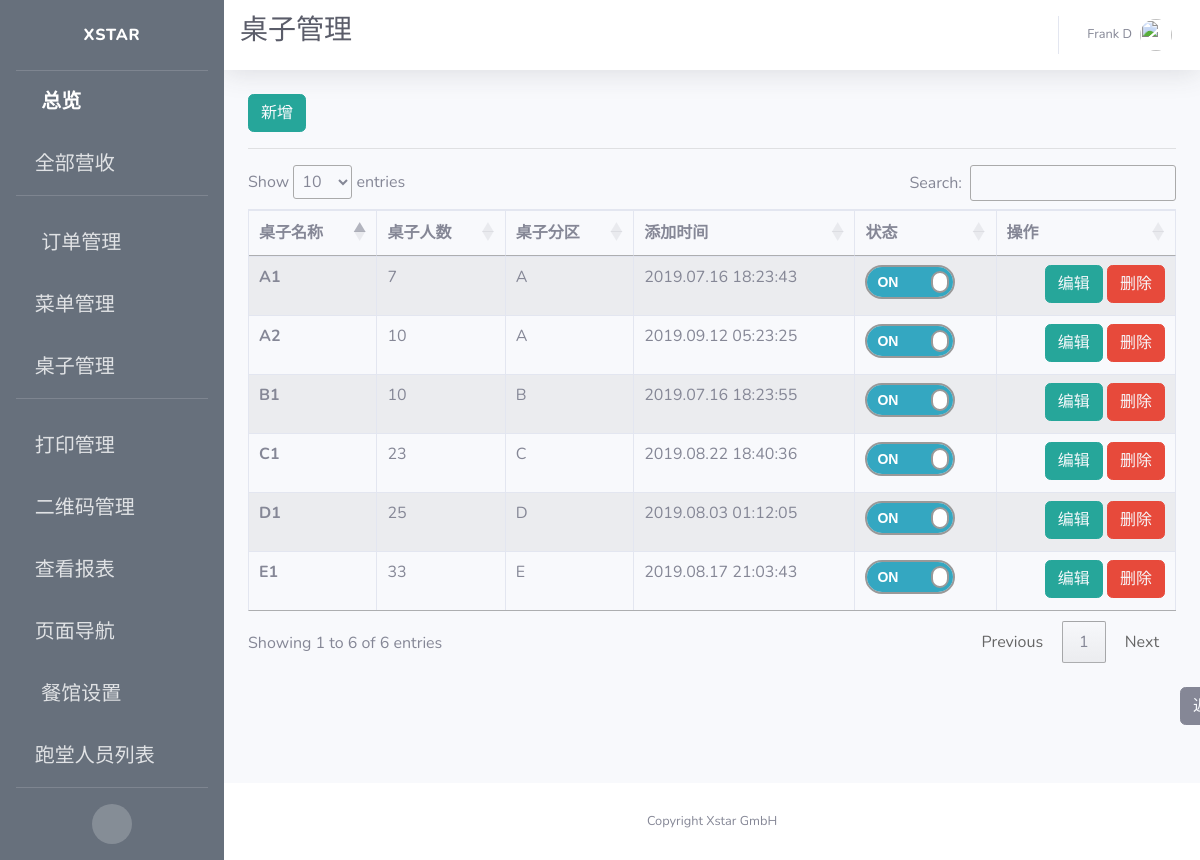
The app's page /adminpanel/tables/view (signed in), older data.
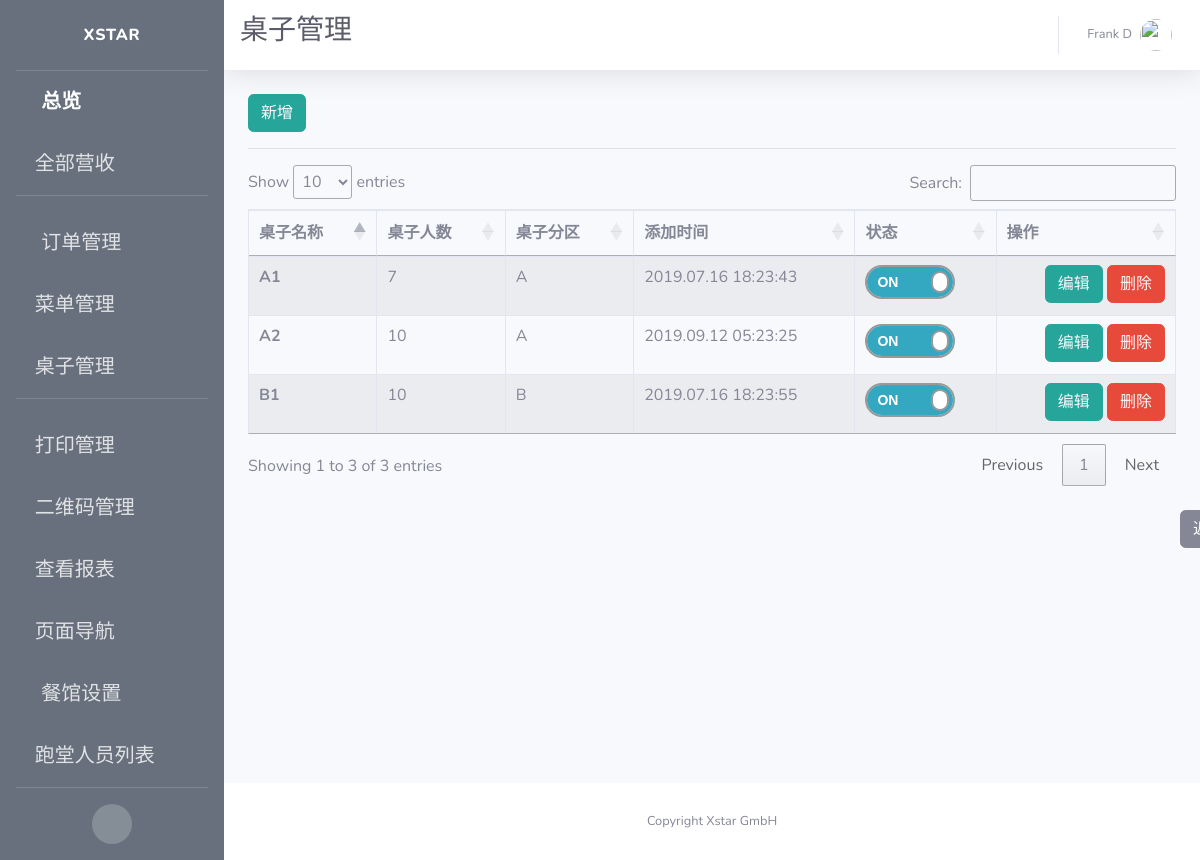
The same page, newer data.
### app/models.py (models this page shows, shortened)
class Table(db.Model):
    id = db.Column(db.Integer, primary_key=True, unique=True, index=True)
    name = db.Column(db.String(100), unique=True)
    number = db.Column(db.Integer, nullable=False, unique=False)
    section = db.Column(db.String(10), unique=False)
    seats = db.Column(db.String(100))
    is_on = db.Column(db.Boolean, nullable=False, default=False)
    timeCreated = db.Column(db.DateTime, default=datetime.utcnow)
    container = db.Column(db.String(300))

### app/routes.py (the view)
@app.route("/adminpanel/tables/view")
@login_required
def view_tables():
    tables = Table.query.all()
    context = dict(referrer=request.headers.get('Referer'),
                   title=u"桌子管理",
                   tables=tables,
                   company_name=company_info.get('company_name'),
                   format=datetime_format)
    return render_template("table_views.html", **context)

### app/models.py (called while the page is built)
@login.user_loader
def load_user(id):
    return User.query.get(int(id))

### app/templates/table_views.html (shortened to what this page needs)
{% extends 'base.html' %}
{% block css %}
<link rel="stylesheet" type="text/css" href="https://cdn.datatables.net/1.10.19/css/jquery.dataTables.css">
<link rel="stylesheet" type="text/css" href="https://cdnjs.cloudflare.com/ajax/libs/twitter-bootstrap/4.1.3/css/bootstrap.css">
<link rel="stylesheet" type="text/css" href="https://cdn.datatables.net/1.10.19/css/dataTables.bootstrap4.min.css">
<link rel="stylesheet" href={{ url_for('static', filename='css/table_switch.css') }}>
{% endblock %}
{% block title %}
<h1 class="h3 mb-2 text-gray-800">{{title}}</h1>
<br>
{% endblock %}
{% block content %}
<button type="button" class="btn btn-info" style="border-color:#26a69a; background-color:#26a69a;">
  <a href={{ url_for("admin_add_table") }} style="color: rgb(247, 249, 252)">
    新增
  </a>
</button>
<hr>
<div class="row">
    <div class="col-sm-12">
        <table id="example" class="table table-striped table-bordered">
      <thead>
        <tr>
          <th scope="col">桌子名称</th>
          <th scope="col">桌子人数</th>
          <th scope="col">桌子分区</th>
          <th scope="col">添加时间</th>
          <th scope="col">状态</th>
          <th scope="col">操作</th>
        </tr>
      </thead>
      <tbody>
      {% for table in tables %}
        <tr>
          <th scope="row">{{ table.name }}</th>
          <td>{{ table.number }}</td>
          <td>{{ table.section }}</td>
          <td>{{ table.timeCreated.strftime(format) }}</td>
          <td>
            <div class="onoffswitch">
              <label class="onoffswitch-label" for={{ table.name }} >
                  <span class="onoffswitch-switch"></span>
              </label>
            </div>
          </td>
          <td style="text-align:right">
            <span>
              <button type="button" class="btn btn-info" style="border-color:#26a69a; background-color:#26a69a;">
                <a style="color: rgb(247, 249, 252)" href="{{ url_for('edit_table', table_id=table.id) }}">
                  编辑
                </a>
              </button>
            </span>
            <span>
              <button type="button" class="btn btn-danger"><a style="color: rgb(247, 249, 252)" href="{{ url_for('remove_table', table_name=table.name) }}">删除</a></button>
            </span>
          </td>
        </tr>
      {% endfor %}
      </tbody>
    </table>
    </div>
</div>
<br>
<button type="button" class="btn btn-secondary" id="back">
  <a style="color: rgb(247, 249, 252)" href={{ referrer }}>
    返回
</button>
{% endblock %}

Row changes from the older to the newer data that the page shows:
removed Table: name "D1", number "25", section "D", timeCreated "2019.08.03 01:12:05"
removed Table: name "E1", number "33", section "E", timeCreated "2019.08.17 21:03:43"
removed Table: name "C1", number "23", section "C", timeCreated "2019.08.22 18:40:36"
Text that changed along with them:
text written by a page script: "Show entries Search: Showing 1 to 6 of 6 entries Previous 1 Next" → "Show entries Search: Showing 1 to 3 of 3 entries Previous 1 Next"
